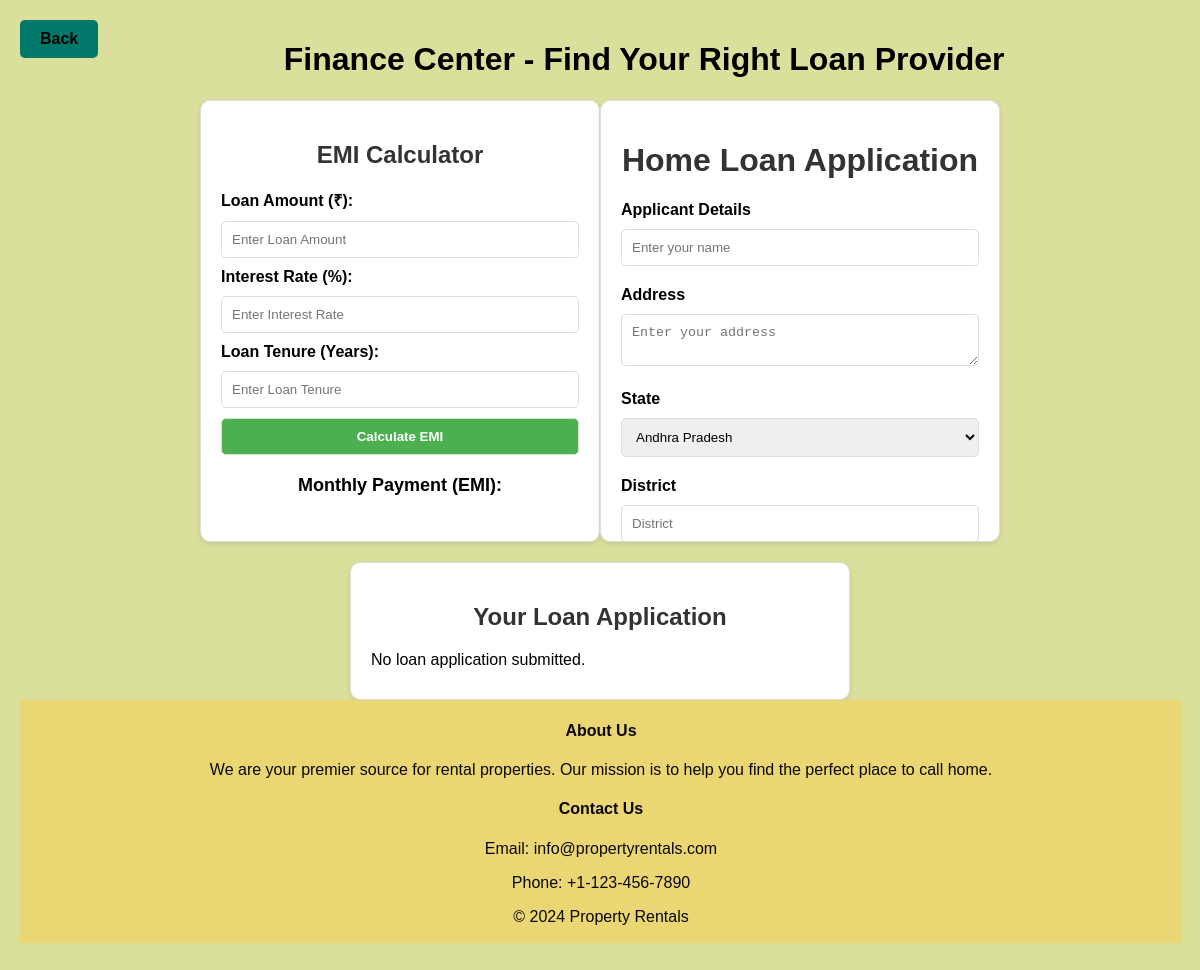
Page /financecentre/ (signed in) on the earlier database version.
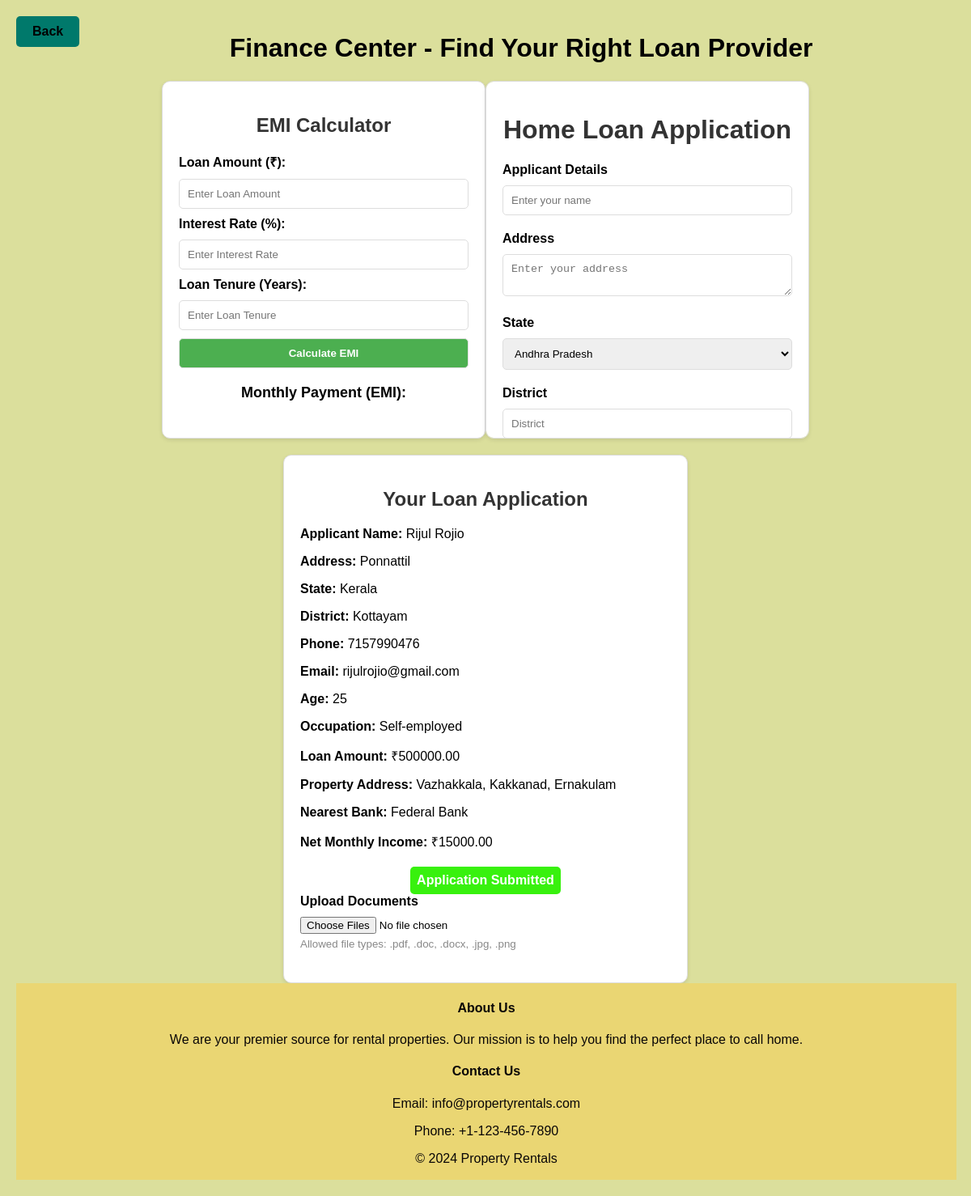
Same page on the later database version.
### rental/models.py (models this page shows, shortened)
class LoanApplication(models.Model):
    user = models.ForeignKey(get_user_model(), on_delete=models.CASCADE)
    applicant_name = models.CharField(max_length=255)
    address = models.TextField()
    state = models.CharField(max_length=255)
    district = models.CharField(max_length=255)
    telephone = models.CharField(max_length=15)
    email = models.EmailField()
    age = models.IntegerField()
    occupation = models.CharField(max_length=20, choices=[('Employed', 'Employed'), ('Self-employed', 'Self-employed'), ('Retired', 'Retired')])
    loan_amount = models.DecimalField(max_digits=10, decimal_places=2)
    property_address = models.TextField()
    nearest_bank = models.CharField(max_length=255)
    net_monthly_income = models.DecimalField(max_digits=10, decimal_places=2)
    property_sell = models.ForeignKey(Propertysell, on_delete=models.CASCADE, related_name='loan_applications')

### rental/views.py (the view, shortened to what this page needs)
# urls.py: path('financecentre/', views.finance, name='financecentre'),
def finance(request):
    properties = Propertysell.objects.all()
    user_loan_application = LoanApplication.objects.filter(user=request.user).first()
    return render(request, 'financecentre.html', {'properties': properties, 'user_loan_application': user_loan_application})

### templates/financecentre.html (shortened to what this page needs)
{% load static %}
<!DOCTYPE html>
<html lang="en">
<head>
  <header>
    <nav>
    <a href="{% url 'tenantpg' %}" style="color: black; float:left; margin-right: 10px;">Back</a></nav>
  </header>
</head>
<body>
    <h1 style="color: black;">Finance Center - Find Your Right Loan Provider</h1>
  <div class="container">
    <div class="calculator-container">
      <h2>EMI Calculator</h2>
      <label for="principal">Loan Amount (₹):</label>
      <input type="number" id="principal" placeholder="Enter Loan Amount">
      <label for="rate">Interest Rate (%):</label>
      <input type="number" id="rate" placeholder="Enter Interest Rate">
      <label for="time">Loan Tenure (Years):</label>
      <input type="number" id="time" placeholder="Enter Loan Tenure">
      <button onclick="calculate()">Calculate EMI</button>
      <p id="emi">Monthly Payment (EMI): </p>
    </div>
    <div class="form-container">
      <h1>Home Loan Application</h1>
      <form action="#" method="post">
        <div class="form-group">
          <label for="applicant_name">Applicant Details</label>
          <input type="text" id="applicant_name" name="applicant_name" placeholder="Enter your name">
        </div>
        <div class="form-group">
          <label for="address">Address</label>
          <textarea id="address" name="address" placeholder="Enter your address"></textarea>
        </div>
        <div class="form-group">
            <label for="state">State</label>
            <select id="state" name="state"></select>
          </div>
          <div class="form-group">
            <label for="district">District</label>
            <input type="text" id="district" name="district" placeholder="District">
        </div>
      </form>
    </div>
  </div>
<div class="user-application-container">
    <h2>Your Loan Application</h2>
    {% if user_loan_application %}
      <p><strong>Applicant Name:</strong> {{ user_loan_application.applicant_name }}</p>
      <p><strong>Address:</strong> {{ user_loan_application.address }}</p>
      <p><strong>State:</strong> {{ user_loan_application.state }}</p>
      <p><strong>District:</strong> {{ user_loan_application.district }}</p>
      <p><strong>Phone:</strong> {{ user_loan_application.telephone }}</p>
      <p><strong>Email:</strong> {{ user_loan_application.email }}</p>
      <p><strong>Age:</strong> {{ user_loan_application.age }}</p>
      <p><strong>Occupation:</strong> {{ user_loan_application.get_occupation_display }}</p>
      <p><strong>Loan Amount:</strong> ₹{{ user_loan_application.loan_amount }}</p>
      <p><strong>Property Address:</strong> {{ user_loan_application.property_address }}</p>
      <p><strong>Nearest Bank:</strong> {{ user_loan_application.nearest_bank }}</p>
      <p><strong>Net Monthly Income:</strong> ₹{{ user_loan_application.net_monthly_income }}</p>
      <div class="status">
      <span class="submitted">Application Submitted</span>
    </div>
                <div class="form-group">
                            <label for="documents">Upload Documents</label>
                                  <input type="file" id="documents" name="documents" multiple accept=".pdf,.doc,.docx,.jpg,.png">
                                    <small>Allowed file types: .pdf, .doc, .docx, .jpg, .png</small>
                </div>
    {% else %}
      <p>No loan application submitted.</p>
    {% endif %}
  </div>
  <footer>
    <div class="footer-content">
        <div class="footer-section about">
            <h4>About Us</h4>
          <p>We are your premier source for rental properties. Our mission is to help you find the perfect place to call home.</p>
        </div>
        <div class="footer-section contact">
            <h4>Contact Us</h4>
            <p>Email: info@propertyrentals.com</p>
            <p>Phone: +1-123-456-7890</p>
        </div>
    </div>
    <div class="footer-bottom">
        <p>&copy; 2024 Property Rentals</p>
    </div>
</footer>
</body>
</html>

Differences in the rows shown:
added LoanApplication: applicant_name "Rijul Rojio", address "Ponnattil", state "Kerala", district "Kottayam", telephone "7157990476", email "rijulrojio@gmail.com", age "25", occupation "Self-employed", loan_amount "500000.00", property_address "Vazhakkala, Kakkanad, Ernakulam", nearest_bank "Federal Bank", net_monthly_income "15000.00"
Other differences:
text no longer shown: "No loan application submitted."
text now shown: "Applicant Name: Address: State: District: Phone: Email: Age: Occupation: Loan Amount: ₹ Property Address: Nearest Bank: Net Monthly Income: ₹ Application Submitted Upload Documents Allowed file types: .pdf, .doc, .docx, .jpg, .png"
